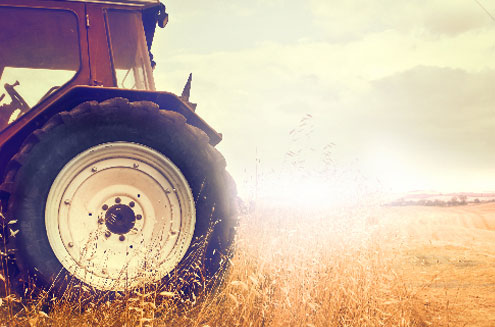
#> input picture 2/2.1/asd.jpg, 495 x 327 px
$ python 2.1.py
#> lines starting #> are read from the running program, lines starting #| are printed output that depends on the picture; after the words box and inside, x2 and y2 are one past the last pixel; in counts of white or black regions, pixels touching at a corner belong together
### 2/2.1/harris.py
from scipy.ndimage import filters
from numpy import *
from pylab import *
def compute_harris_response(im,sigma=3):
	imx = zeros(im.shape)
	filters.gaussian_filter(im,(sigma,sigma),(0,1),imx)
	imy = zeros(im.shape)
	filters.gaussian_filter(im,(sigma,sigma),(1,0),imy)
	Wxx = filters.gaussian_filter(imx*imx,sigma)
	Wxy = filters.gaussian_filter(imx*imy,sigma)
	Wyy = filters.gaussian_filter(imy*imy,sigma)

	Wdet = Wxx*Wyy-Wxy**2
	Wtr = Wxx+Wyy
	return Wdet/Wtr


def get_harris_points(harrisim,min_dist=10,threshold=0.1):
	corner_threshold = harrisim.max() *threshold
	harrisim_t = (harrisim>corner_threshold)*1
	coords = array(harrisim_t.nonzero()).T

	candidate_values = [harrisim[c[0],c[1]]for c in coords]

	index = argsort(candidate_values)

	allowed_locations = zeros(harrisim.shape)
	allowed_locations[min_dist:-min_dist,min_dist:-min_dist] = 1
	filtered_coords = []
	for i in index:
		if allowed_locations[coords[i,0],coords[i,1]] == 1:
			filtered_coords.append(coords[i])
			allowed_locations[(coords[i,0]-min_dist):(coords[i,0]+min_dist),(coords[i,1]-min_dist):(coords[i,1]+min_dist)] = 0
	return filtered_coords

def plot_harris_points(image,filtered_coords):
	figure()
	gray()
	imshow(image)
	plot([p[1] for p in filtered_coords],[p[0] for p in filtered_coords],'*')
	axis('off')
	show()


# [52 lines left out: functions get_descriptors, match, match_twosided, appendimages, plot_matches, not called in this run]


### 2/2.1/2.1.py
from scipy import *
from numpy import *
from PIL import Image
import harris

im = array(Image.open('asd.jpg').convert('L'))
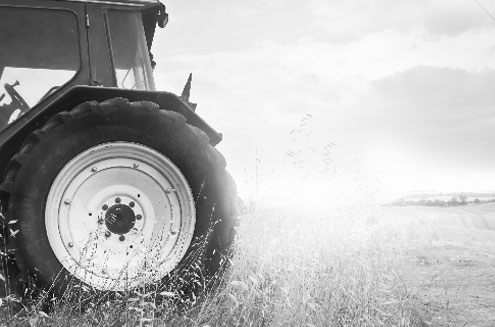
#> im: shape (327, 495); min 6, max 255, mean 182.1
harrisim = harris.compute_harris_response(im)
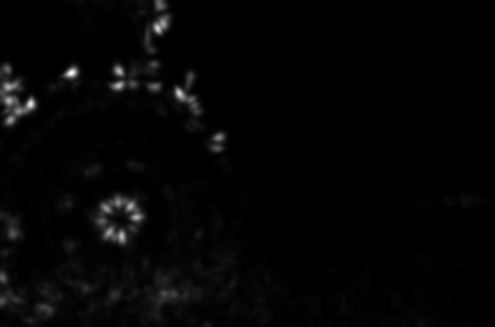
#> harrisim: shape (327, 495) float64; min 3.1e-05, max 45.27, mean 0.9; drawn with min black and max white
filtered_coords = harris.get_harris_points(harrisim,6)
#> in get_harris_points, `corner_threshold = harrisim.max() *threshold`: corner_threshold = 4.53
#> in get_harris_points, `harrisim_t = (harrisim>corner_threshold)*1`:
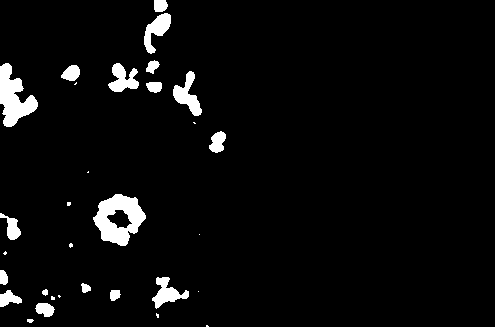
#> harrisim_t: shape (327, 495) int64; values 0 (black) and 1 (white), 4.3% white; 31 white regions (12 under 20 px), largest, box (x1, y1, x2, y2) and area: (93, 194, 146, 246) 1569, (0, 63, 38, 127) 1274, (173, 71, 202, 116) 575
#> in get_harris_points, `coords = array(harrisim_t.nonzero()).T`: coords = 6963 pairs, first value 0 to 326, second value 0 to 225
#> in get_harris_points, `candidate_values = [harrisim[c[0],c[1]]for c in coords]`: candidate_values = 6963 values, max 45.27 at index 1099, min 4.53 at index 4284, mean 10.72
#> in get_harris_points, `index = argsort(candidate_values)`: index = 6963 values, max 6962 at index 144, min 0 at index 2305, mean 3481
#> the loop in get_harris_points, `for i in index:` made 6963 passes
#> i on passes 1 to 3: 4284, 674, 6195
#> after the loop in get_harris_points, `for i in index:`:
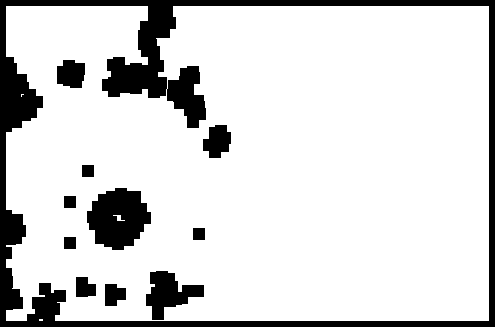
#> allowed_locations: shape (327, 495) float64; values 0 (black) and 1 (white), 84.4% white; 11 black regions, largest, box (x1, y1, x2, y2) and area: (0, 0, 495, 327) 18270, (87, 188, 151, 250) 2828, (146, 271, 204, 320) 1492
#> after the loop in get_harris_points, `for i in index:`: filtered_coords = 179 pairs, first value 6 to 320, second value 6 to 225
harris.plot_harris_points(im,filtered_coords)
#> in plot_harris_points, `show()`:
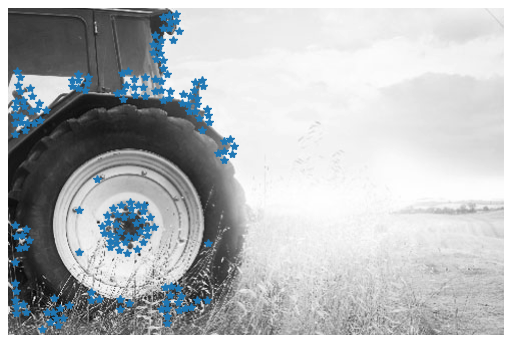
#> figure drawn by matplotlib, 1 panel

$ run again, with 2/2.1/wsx.jpg copied over 2/2.1/asd.jpg
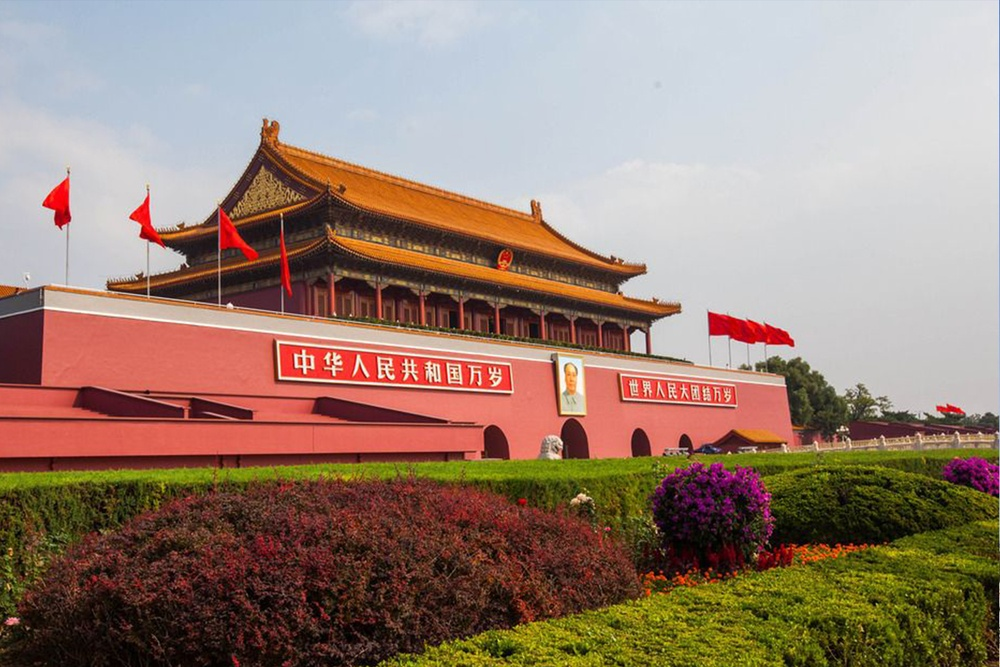
#> input picture 2/2.1/wsx.jpg, 1000 x 667 px, shrunk from 1500 x 1000 before the run
#> corner_threshold = 4.3
#> in get_harris_points, `harrisim_t = (harrisim>corner_threshold)*1`:
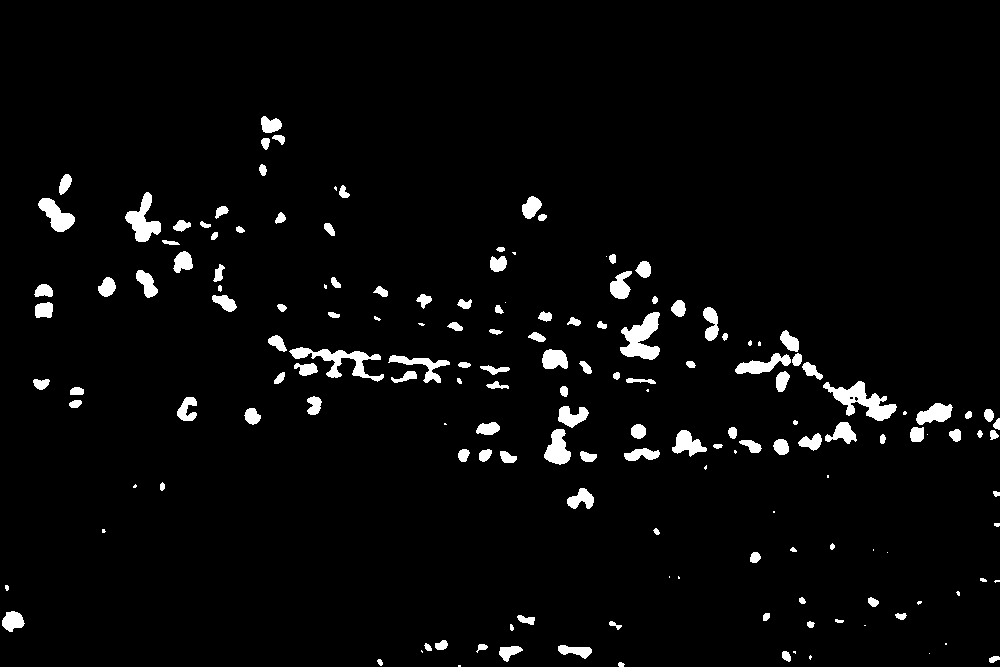
#> harrisim_t: shape (667, 1000) int64; values 0 (black) and 1 (white), 3.5% white; 165 white regions (32 under 20 px), largest, box (x1, y1, x2, y2) and area: (823, 381, 897, 421) 1204, (620, 312, 660, 360) 1087, (289, 347, 384, 382) 1071
#> coords = 23081 pairs, first value 116 to 666, second value 2 to 999
#> candidate_values = 23081 items
#> the loop in get_harris_points, `for i in index:` made 23081 passes
#> i on passes 1 to 3: 20547, 18759, 12834
#> after the loop in get_harris_points, `for i in index:`: filtered_coords = 691 pairs, first value 116 to 660, second value 6 to 993
#> in plot_harris_points, `show()`:
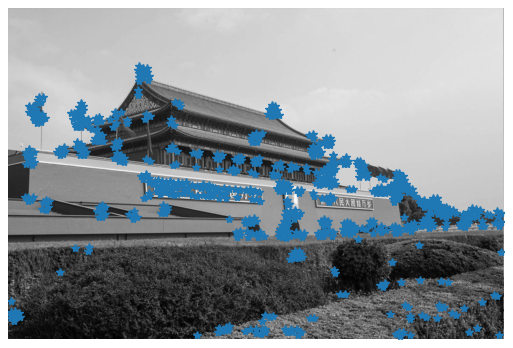
#> figure drawn by matplotlib, 1 panel

$ run again, with 2/2.1/结果1.JPG copied over 2/2.1/asd.jpg
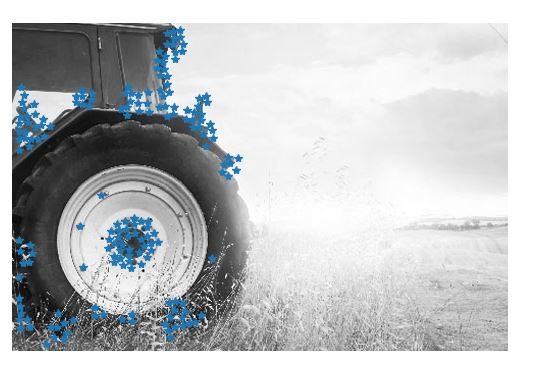
#> input picture 2/2.1/结果1.JPG, 534 x 384 px
#> corner_threshold = nan
#> harrisim_t: shape (384, 534) int64; every value is 0
#> coords = empty array
#> candidate_values = []
#> index = empty array
#> after the loop in get_harris_points, `for i in index:`:
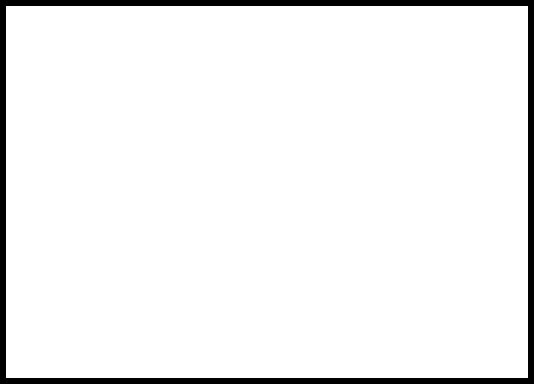
#> allowed_locations: shape (384, 534) float64; values 0 (black) and 1 (white), 94.7% white; 1 black region, box (x1, y1, x2, y2) and area: (0, 0, 534, 384) 10872
#> after the loop in get_harris_points, `for i in index:`: filtered_coords = []
#> in plot_harris_points, `show()`:
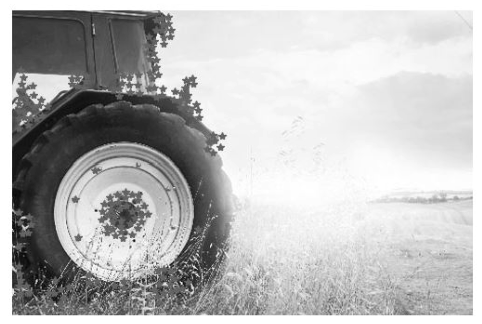
#> figure drawn by matplotlib, 1 panel
